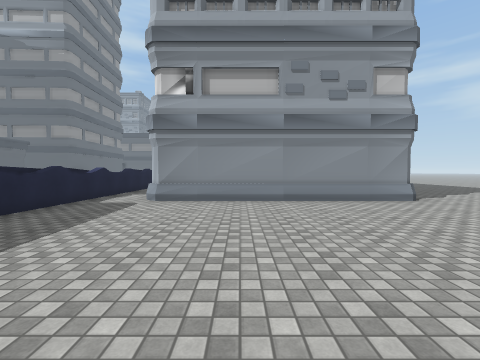
[1] (above)

24 first-person views from a walk through a Unity game level. The camera is 1.4 m above the floor, tilts 2° down and sees 90° across. The floor is counted in squares, 2 m on a side. Each view is taken from the middle of a square. On the plan, view 1 faces up. The plan holds only what a view shows up to about 9 squares ahead; the rest is blank. The place goes on beyond the plan. Some surface patterns are stand-ins.

[2]
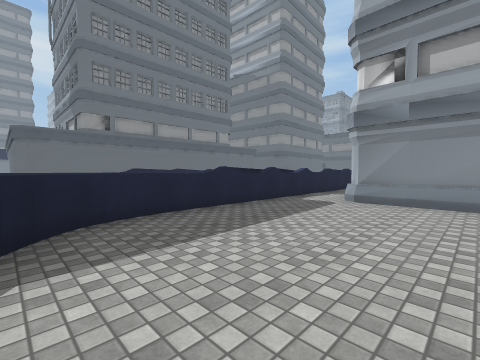

[3]
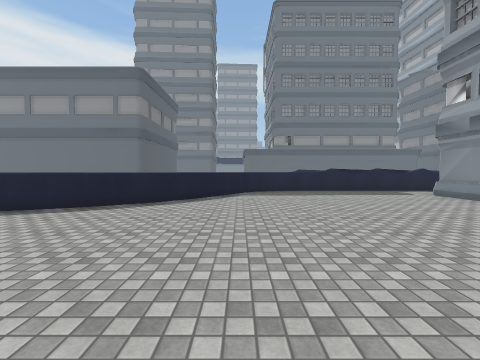

[4]
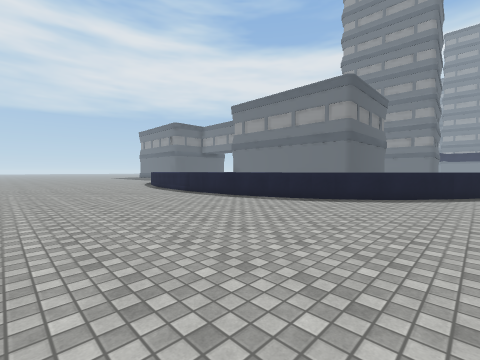

[5]
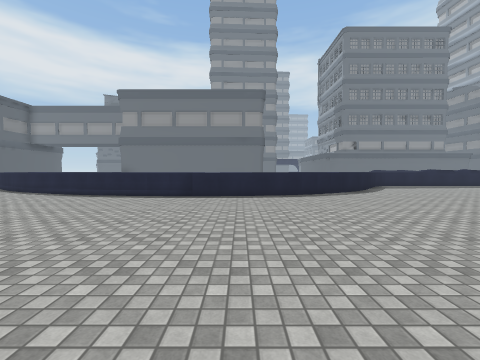

[6]
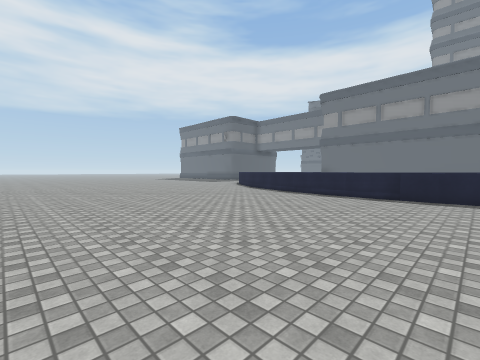

[7]
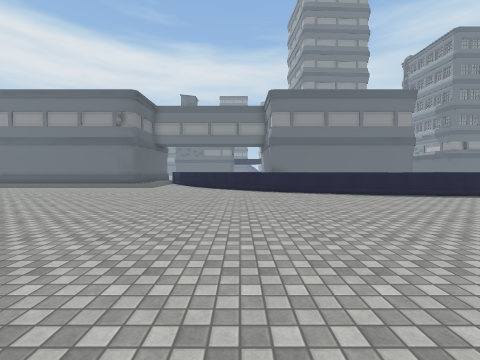

[8]
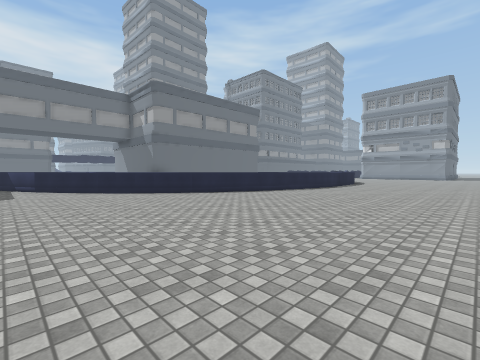

[9]
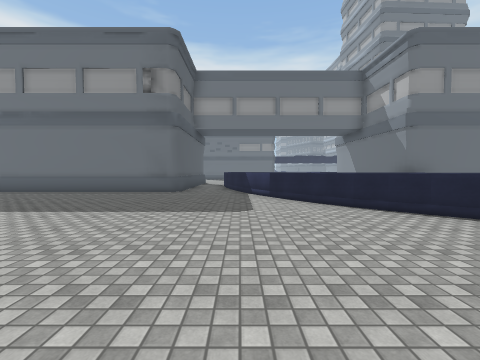

[10]
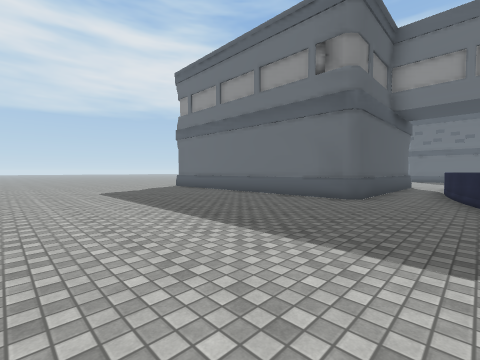

[11]
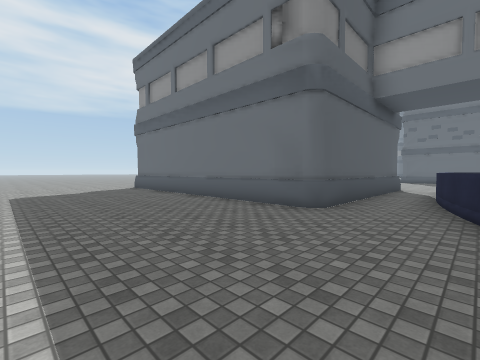

[12]
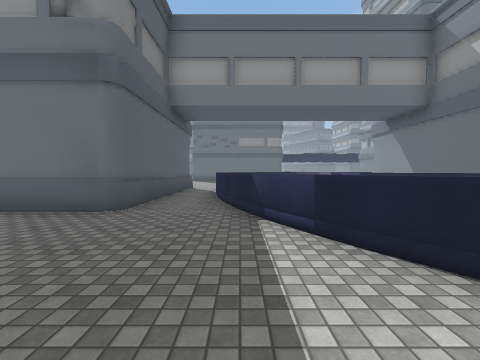

[13]
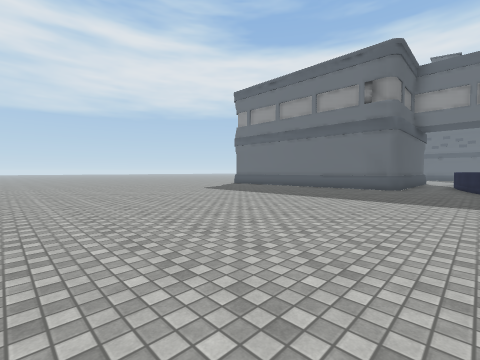

[14]
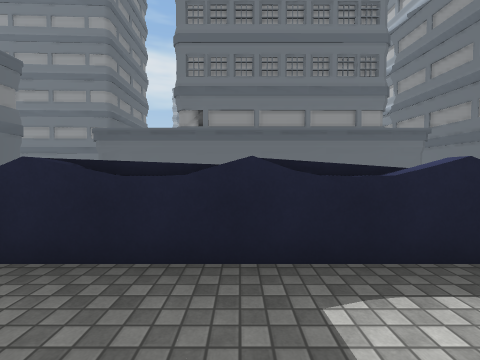

[15]
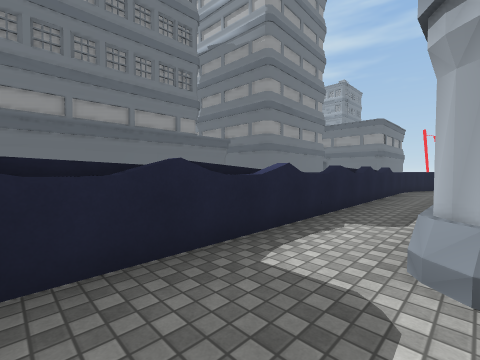

[16]
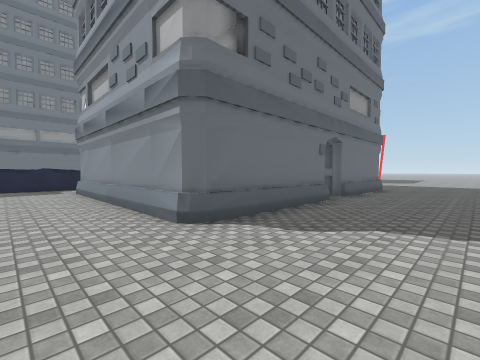

[17]
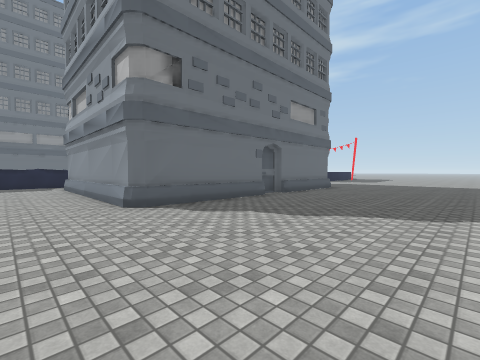

[18]
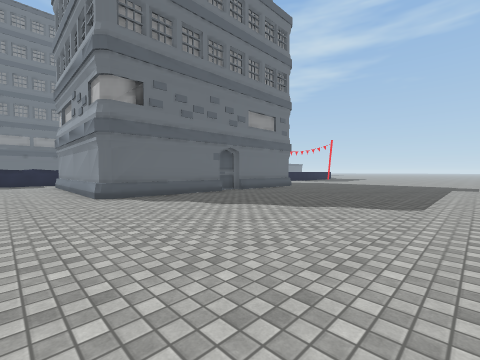

[19]
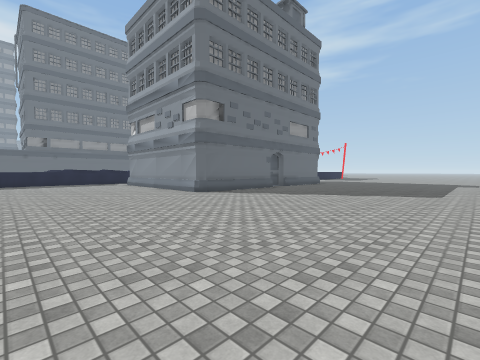

[20]
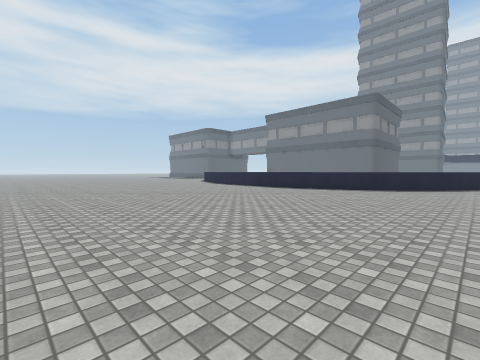

[21]
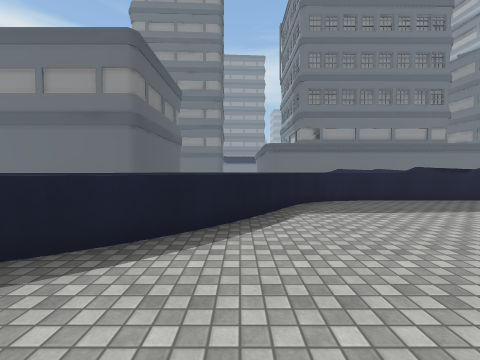

[22]
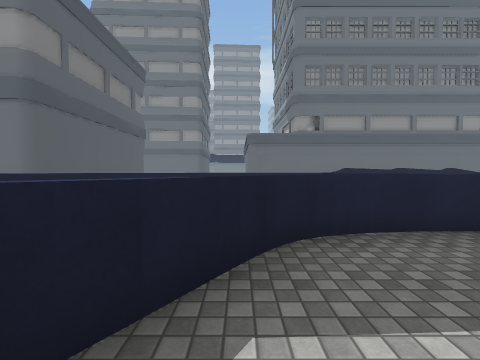

[23]
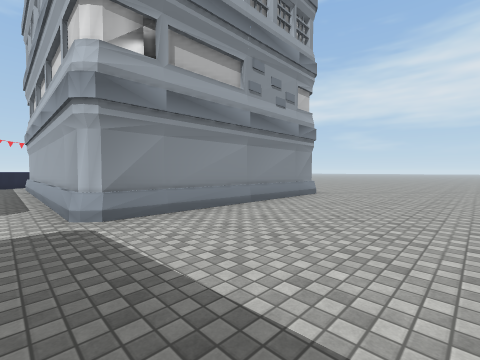

[24]
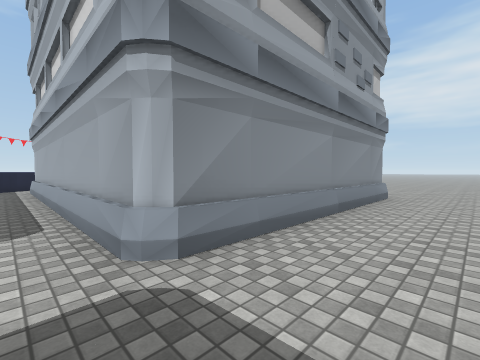

### Floor plan
Key: @ floor where view 1 was taken; # wall or solid block; . floor; = window, fence, low wall or low ledge; ^ raised ledge; B building.
Columns run from 12 left of view 1 to 11 right of it. Each row starts with its distance up from view 1.
 13   BB    =.#     #.......
 12         ^.#     #.......
 11   B     ^.#     #.......
 10   B     ^.#     #.......
  9   B     ^.#     #.......
  8   B     ^.#     #.......
  7   B^    ^.#    ##.......
  6   B^    ^.######B.......
  5   B^    ^...............
  4   B^    ^...............
  3   B^####^...............
  2   B^    =...............
  1   B^    ^...............
  0 BBB ^    =..@..........
 -1     ^     ^............
 -2     ^      =...........
 -3      ##     ^..........
 -4       ^#    #=.........
 -5   ######^    ^.........
 -6       # ^    ^.........
 -7       # ^    ^.........
 -8       # ^    ^.........
 -9       #      =.........
-10       #      ^.........
-11       #      =.........
-12       #^    ^..........
-13  ######     ^........
-14     ##     =.........
-15  ^##       ^.........
-16           ^..........
-17         =^...........
-18        =.............
-19     ^^=............
-20 .................
-21 ######...........
-22      ##..........
-23       #..........
-24       #..........
-25       #..........

Positions as (right, up) in squares from view 1, and headings:
1: (0, 0), facing up
2: (0, 0), facing up-left
3: (5, 0), facing left
4: (6, 0), facing down-left
5: (8, -6), facing left
6: (8, -6), facing down-left
7: (8, -15), facing left
8: (6, -19), facing up-left
9: (2, -19), facing left
10: (0, -19), facing down-left
11: (-2, -19), facing down-left
12: (-2, -19), facing left
13: (4, -19), facing down-left
14: (-2, 5), facing left
15: (-2, 4), facing up-left
16: (7, 4), facing up-left
17: (9, 4), facing up-left
18: (11, 4), facing up-left
19: (11, 1), facing up-left
20: (10, 0), facing down-left
21: (2, -1), facing left
22: (-1, 0), facing left
23: (-3, 2), facing up-right
24: (-3, 4), facing up-right
